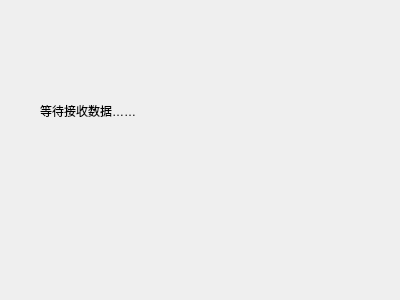
<?xml version="1.0" encoding="UTF-8"?>
<ui version="4.0">
 <class>Widget</class>
 <widget class="QWidget" name="Widget">
  <property name="geometry">
   <rect>
    <x>0</x>
    <y>0</y>
    <width>400</width>
    <height>300</height>
   </rect>
  </property>
  <property name="windowTitle">
   <string>Widget</string>
  </property>
  <widget class="QLabel" name="label">
   <property name="geometry">
    <rect>
     <x>40</x>
     <y>80</y>
     <width>301</width>
     <height>61</height>
    </rect>
   </property>
   <property name="text">
    <string>等待接收数据……</string>
   </property>
  </widget>
 </widget>
 <layoutdefault spacing="6" margin="11"/>
 <resources/>
 <connections/>
</ui>
